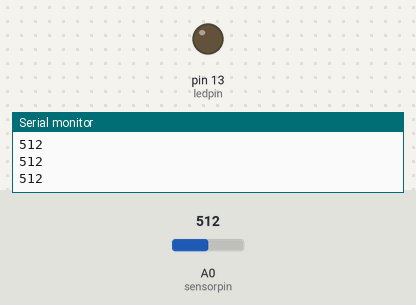
Simulated run of this sketch. Board: Arduino Uno, built with avr-gcc and run on an emulated ATmega328P. Parts: output pins drawn as LEDs (lit = HIGH), the last lines printed to the serial monitor. The test bench sets the inputs (shaded band); at power-on: A0 (sensorpin) = 512.

Above: at 1.2 s.
1.3 s: A0 (sensorpin) set to 893
2.8 s: A0 (sensorpin) set to 907
At 3.5 s:
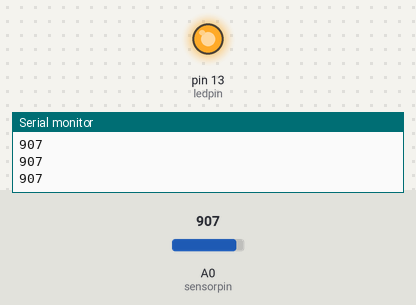
4.3 s: A0 (sensorpin) set to 900
At 4.6 s:
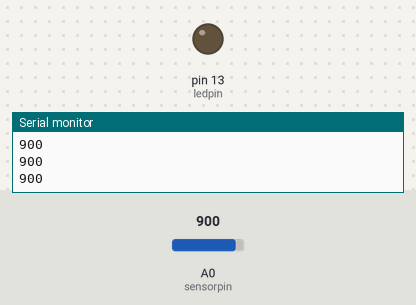
5.8 s: A0 (sensorpin) set to 1023
At 7.0 s:
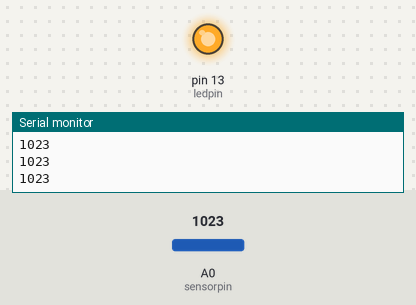
Timing chart, 0 to 8.3 s (numbered marks = the images above; inputs shaded):
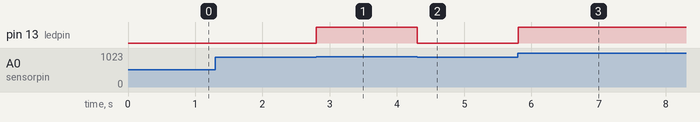

The sketch:

LDR_Jawad.ino
```cpp
int sensorpin=A0;
int ledpin= LED_BUILTIN;
int sensorvalue=0;

void setup() {
  // put your setup code here, to run once:
pinMode(ledpin, OUTPUT);
Serial.begin(9600);
}

void loop() {
  // put your main code here, to run repeatedly:
sensorvalue=analogRead  (sensorpin);
if (sensorvalue>900){
  digitalWrite(ledpin, HIGH);

}
else{
  digitalWrite(ledpin, LOW);

}
Serial.println(sensorvalue, DEC);
}
```

Measured:
- the behaviour switches between 900 and 901 on A0 (sensorpin) (found by bisection; images 0 and 1)
- after the input at 2.8 s, pin 13 (ledpin): LOW → HIGH at once
- after the input at 4.3 s, pin 13 (ledpin): HIGH → LOW at once
- after the input at 5.8 s, pin 13 (ledpin): LOW → HIGH at once
